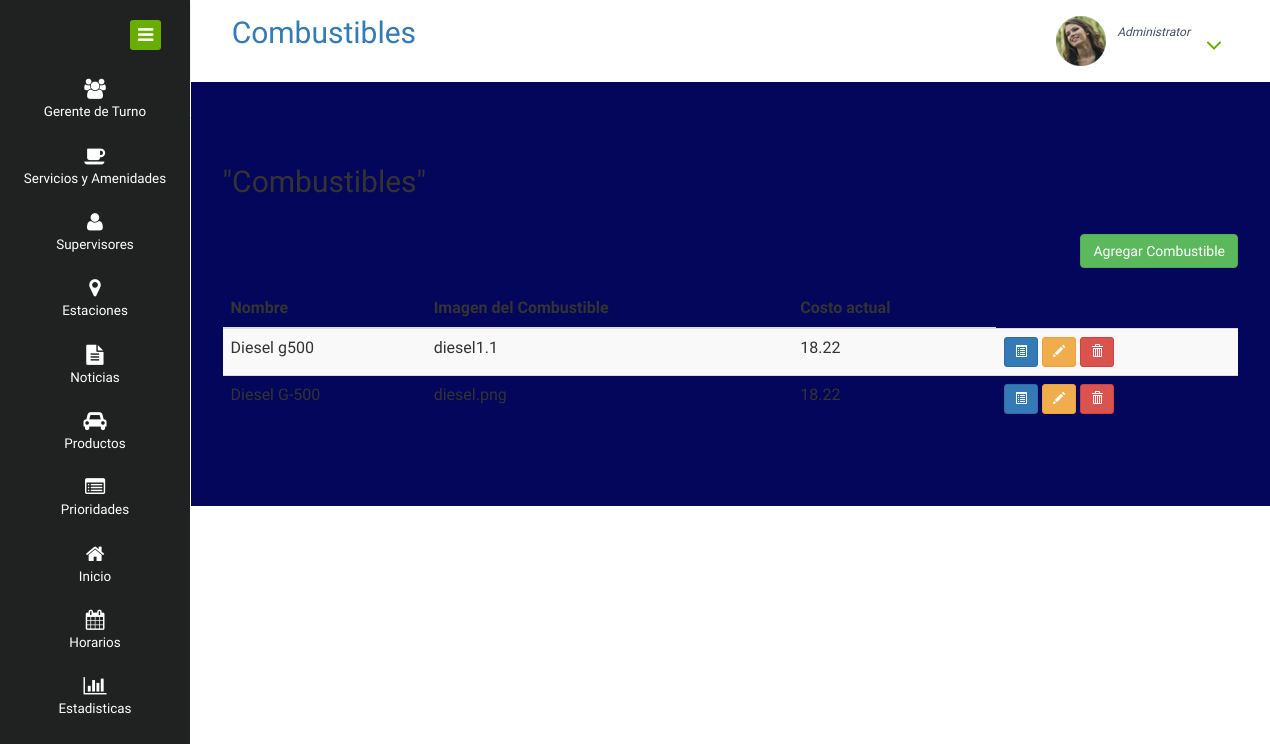
The app's page /vistas-tablas/TablaCombustible/combustibles.php with its own data.
### tables this page shows
CREATE TABLE `combustible` (
  `idcombustible` int(11) NOT NULL,
  `nombre` varchar(100) NOT NULL,
  `imagen` varchar(100) NOT NULL,
  `costo` decimal(11,2) NOT NULL,
  `activo` tinyint(1) NOT NULL,
  `idestacion` int(11) NOT NULL
);

### vistas-tablas/TablaCombustible/combustibles.php (the view, shortened to what this page needs)
<!DOCTYPE HTML>
<html>
<head>
<link href="TablaCombustible/vistas-tablas/css/bootstrap.css" rel="stylesheet" type="text/css" media="all">
<link href="TablaCombustible/vistas-tablas/css/style.css" rel="stylesheet" type="text/css" media="all"/>
<link href="TablaCombustible/vistas-tablas/css/font-awesome.css" rel="stylesheet">
</head>
<body>
<div class="page-container">
   <div class="left-content">
	   <div class="mother-grid-inner">
				<div class="header-main">
					<div class="header-left">
							<div class="logo-name">
									 <a href="index.html"> <h2>Combustibles</h2>
								  </a>
							</div>
							<div class="clearfix"> </div>
						 </div>
						 <div class="header-right">
							<div class="profile_details_left">
								<div class="clearfix"> </div>
							</div>
							<div class="profile_details">
								<ul>
									<li class="dropdown profile_details_drop">
										<a href="#" class="dropdown-toggle" data-toggle="dropdown" aria-expanded="false">
											<div class="profile_img">
												<span class="prfil-img"><img src="images/p1.png" alt=""> </span>
												<div class="user-name">
													<p>
													<span>Administrator</span>
												</div>
												<i class="fa fa-angle-down lnr"></i>
												<div class="clearfix"></div>
											</div>
										</a>
									</li>
								</ul>
							</div>
							<div class="clearfix"> </div>
						</div>
				     <div class="clearfix"> </div>
				</div>
<div class="inner-block">
    <div class="price-block-main">
    			 <div class="col-md-18">
                    <div class="page-header clearfix">
                        <h2 class="pull-left">"Combustibles"</h2><br><br>
                        <br><a href="crearcombustible.php" class="btn btn-success pull-right" >Agregar Combustible</span></a></div>
                    </div>
                    <?php
                    require_once "config.php";
                    $sql = "SELECT * FROM combustible";
                    if($result = mysqli_query($link, $sql)){
                        if(mysqli_num_rows($result) > 0){
                            echo "<table class='table table-striped table-hover'>";
                                echo "<thead>";
                                    echo "<tr>";
                                        echo "<th>Nombre</th>";
                                        echo "<th>Imagen del Combustible</th>";
                                        echo "<th>Costo actual</th>";
                                    echo "</tr>";
                                echo "</thead>";
                                echo "<tbody>";
                                while($row = mysqli_fetch_array($result)){
                                    echo "<tr>";
                                        echo "<td>" . $row['nombre'] . "</td>";
                                        echo "<td>" . $row['imagen'] . "</td>";
                                        echo "<td>" . $row['costo'] . "</td>";
                                        echo '
                                             </td>
                                              <td>
                                              <a href="vercombustible.php?id='.$row['idcombustible'].'" title="Ver Informacion del Combustible" class="btn btn-primary btn-sm"><span class="glyphicon glyphicon-list-alt" aria-hidden="true"></span></a>
                                                 <a href="modificarcombustible.php?id='.$row['idcombustible'].'" title="Actualizar la informacion del Tipo de Combustible" class="btn btn-warning btn-sm"><span class="glyphicon glyphicon-pencil" aria-hidden="true"></span></a>
                                                 <a href="eliminarcombustible.php?id='.$row['idcombustible'].'" title="Eliminar el registro del Combustible" class="btn btn-danger btn-sm"><span class="glyphicon glyphicon-trash" aria-hidden="true"></span></a>
                                                  </td>
                                                </tr>
                                                ';
                                }
                                echo "</tbody>";
                            echo "</table>";
                        } else{
                            echo "<p class='lead'><em>No records were found.</em></p>";
                        }
                    } else{
                        echo "ERROR: Could not able to execute $sql. " . mysqli_error($link);
                    }
                    ?>
                </div>
	    		</div>
    	  </div>
   </div>
</div>
<div class="copyrights">
	 <p>© 2016 Shoppy. All Rights Reserved | Design by  <a href="http://w3layouts.com/" target="_blank">W3layouts</a> </p>
</div>
    <div class="sidebar-menu">
		  	<div class="logo"> <a href="#" class="sidebar-icon"> <span class="fa fa-bars"></span> </a>  </div>
		    <div class="menu">
		      <ul id="menu" >
		        <li><a href="gerenteturno.php"><i class="fa fa-users"></i><span>Gerente de Turno</span></span></a>
		        </li>
		        <li><a href="servicios.php"><i class="fa fa-coffee"></i><span>Servicios y Amenidades</span></span></a>
		        </li>
		        <li><a href="supervisores.php"><i class="fa fa-user"></i><span>Supervisores</span></span></a>
		        </li>
		        <li><a href="estaciones.php"><i class="fa fa-map-marker"></i><span>Estaciones</span></a></li>
                <li><a href="noticias.php"><i class="fa fa-file-text"></i><span>Noticias</span></span></a>
		        </li>
                <li><a href="productos.php"><i class="fa fa-car"></i><span>Productos</span></span></a>
		        </li>
		        <li><a href="prioridades.php"><i class="fa fa-list-alt"></i><span>Prioridades</span></span></a>
		        </li>
		        <li><a href="index.php"><i class="fa fa-home"></i><span>Inicio</span></span></a>
		        </li>
		        <li><a href="horarios.php"><i class="fa fa-calendar"></i><span>Horarios</span></span></a>
		        </li>
		        <li><a href="estadisticas.php"><i class="fa fa-bar-chart"></i><span>Estadisticas</span></span></a>
		        </li>
		      </ul>
		    </div>
	 </div>
</body>
</html>

### records on screen
combustible: nombre "Diesel g500", imagen "diesel1.1", costo "18.22"
combustible: nombre "Diesel G-500", imagen "diesel.png", costo "18.22"
